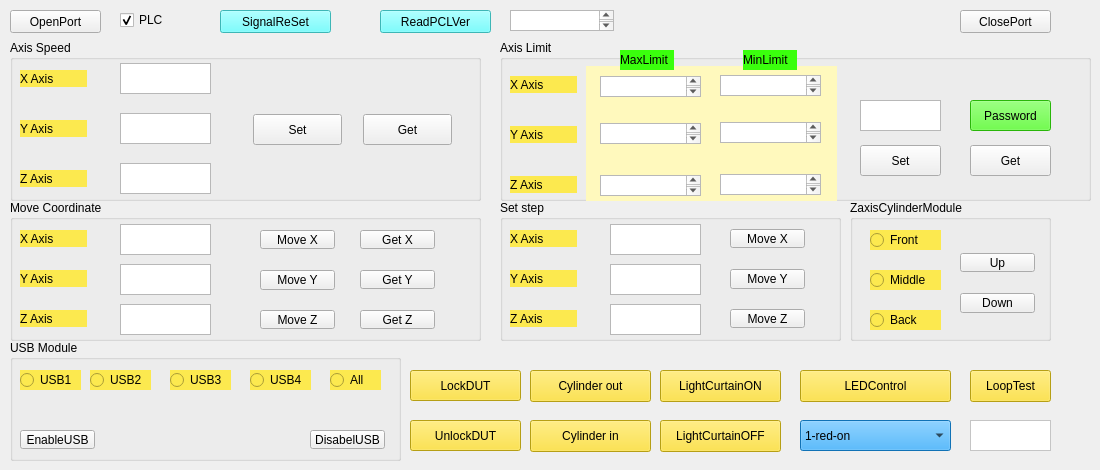
   <widget class="QWidget" name="tab">
    <attribute name="title">
     <string>PLC</string>
    </attribute>
    <widget class="QPushButton" name="pushButtonOpenPort">
     <property name="geometry">
      <rect>
       <x>10</x>
       <y>10</y>
       <width>91</width>
       <height>23</height>
      </rect>
     </property>
     <property name="text">
      <string>OpenPort</string>
     </property>
    </widget>
    <widget class="QPushButton" name="pushButtonClosePort">
     <property name="geometry">
      <rect>
       <x>960</x>
       <y>10</y>
       <width>91</width>
       <height>23</height>
      </rect>
     </property>
     <property name="text">
      <string>ClosePort</string>
     </property>
    </widget>
    <widget class="QCheckBox" name="checkBoxPLC">
     <property name="geometry">
      <rect>
       <x>120</x>
       <y>10</y>
       <width>51</width>
       <height>20</height>
      </rect>
     </property>
     <property name="text">
      <string>PLC</string>
     </property>
     <property name="checked">
      <bool>true</bool>
     </property>
    </widget>
    <widget class="QGroupBox" name="groupBoxAxisSpeed">
     <property name="geometry">
      <rect>
       <x>10</x>
       <y>40</y>
       <width>471</width>
       <height>161</height>
      </rect>
     </property>
     <property name="title">
      <string>Axis Speed</string>
     </property>
     <widget class="QLabel" name="label_5">
      <property name="geometry">
       <rect>
        <x>10</x>
        <y>130</y>
        <width>67</width>
        <height>17</height>
       </rect>
      </property>
      <property name="styleSheet">
       <string notr="true">background-color: rgb(252, 233, 79);</string>
      </property>
      <property name="text">
       <string>Z Axis</string>
      </property>
     </widget>
     <widget class="QPushButton" name="pushButtonSpeedSet">
      <property name="geometry">
       <rect>
        <x>243</x>
        <y>74</y>
        <width>89</width>
        <height>31</height>
       </rect>
      </property>
      <property name="text">
       <string>Set</string>
      </property>
     </widget>
     <widget class="QLabel" name="label_3">
      <property name="geometry">
       <rect>
        <x>10</x>
        <y>80</y>
        <width>67</width>
        <height>17</height>
       </rect>
      </property>
      <property name="styleSheet">
       <string notr="true">background-color: rgb(252, 233, 79);</string>
      </property>
      <property name="text">
       <string>Y Axis</string>
      </property>
     </widget>
     <widget class="QTextEdit" name="textEditXSpeedSet">
      <property name="geometry">
       <rect>
        <x>110</x>
        <y>23</y>
        <width>91</width>
        <height>31</height>
       </rect>
      </property>
     </widget>
     <widget class="QPushButton" name="pushButtonSpeedGet">
      <property name="geometry">
       <rect>
        <x>353</x>
        <y>74</y>
        <width>89</width>
        <height>31</height>
       </rect>
      </property>
      <property name="text">
       <string>Get</string>
      </property>
     </widget>
     <widget class="QLabel" name="label">
      <property name="geometry">
       <rect>
        <x>10</x>
        <y>30</y>
        <width>67</width>
        <height>17</height>
       </rect>
      </property>
      <property name="styleSheet">
       <string notr="true">background-color: rgb(252, 233, 79);</string>
      </property>
      <property name="text">
       <string>X Axis</string>
      </property>
     </widget>
     <widget class="QTextEdit" name="textEditZSpeedSet">
      <property name="geometry">
       <rect>
        <x>110</x>
        <y>123</y>
        <width>91</width>
        <height>31</height>
       </rect>
      </property>
     </widget>
     <widget class="QTextEdit" name="textEditYSpeedSet">
      <property name="geometry">
       <rect>
        <x>110</x>
        <y>73</y>
        <width>91</width>
        <height>31</height>
       </rect>
      </property>
     </widget>
    </widget>
    <widget class="QGroupBox" name="groupBoxAxisLimit">
     <property name="geometry">
      <rect>
       <x>500</x>
       <y>40</y>
       <width>591</width>
       <height>161</height>
      </rect>
     </property>
     <property name="title">
      <string>Axis Limit</string>
     </property>
     <widget class="QPushButton" name="pushButtonLimitGet">
      <property name="geometry">
       <rect>
        <x>470</x>
        <y>105</y>
        <width>81</width>
        <height>31</height>
       </rect>
      </property>
      <property name="text">
       <string>Get</string>
      </property>
     </widget>
     <widget class="QLabel" name="label_20">
      <property name="geometry">
       <rect>
        <x>86</x>
        <y>26</y>
        <width>251</width>
        <height>141</height>
       </rect>
      </property>
      <property name="styleSheet">
       <string notr="true">background-color: rgb(255, 249, 189);</string>
      </property>
      <property name="text">
       <string/>
      </property>
     </widget>
     <widget class="QPushButton" name="pushButtonLimitSet">
      <property name="geometry">
       <rect>
        <x>360</x>
        <y>105</y>
        <width>81</width>
        <height>31</height>
       </rect>
      </property>
      <property name="text">
       <string>Set</string>
      </property>
     </widget>
     <widget class="QLabel" name="label_2">
      <property name="geometry">
       <rect>
        <x>10</x>
        <y>36</y>
        <width>67</width>
        <height>17</height>
       </rect>
      </property>
      <property name="styleSheet">
       <string notr="true">background-color: rgb(252, 233, 79);</string>
      </property>
      <property name="text">
       <string>X Axis</string>
      </property>
     </widget>
     <widget class="QLabel" name="label_8">
      <property name="geometry">
       <rect>
        <x>10</x>
        <y>136</y>
        <width>67</width>
        <height>17</height>
       </rect>
      </property>
      <property name="styleSheet">
       <string notr="true">background-color: rgb(252, 233, 79);</string>
      </property>
      <property name="text">
       <string>Z Axis</string>
      </property>
     </widget>
     <widget class="QLabel" name="label_4">
      <property name="geometry">
       <rect>
        <x>10</x>
        <y>86</y>
        <width>67</width>
        <height>17</height>
       </rect>
      </property>
      <property name="styleSheet">
       <string notr="true">background-color: rgb(252, 233, 79);</string>
      </property>
      <property name="text">
       <string>Y Axis</string>
      </property>
     </widget>
     <widget class="QLabel" name="label_maxlimit">
      <property name="geometry">
       <rect>
        <x>120</x>
        <y>10</y>
        <width>54</width>
        <height>20</height>
       </rect>
      </property>
      <property name="styleSheet">
       <string notr="true">background-color: rgb(58, 255, 13);</string>
      </property>
      <property name="text">
       <string>MaxLimit</string>
      </property>
     </widget>
     <widget class="QLabel" name="label_minlimit">
      <property name="geometry">
       <rect>
        <x>243</x>
        <y>10</y>
        <width>54</width>
        <height>20</height>
       </rect>
      </property>
      <property name="styleSheet">
       <string notr="true">background-color: rgb(58, 255, 13);</string>
      </property>
      <property name="text">
       <string>MinLimit</string>
      </property>
     </widget>
     <widget class="QTextEdit" name="textEditPassword">
      <property name="geometry">
       <rect>
        <x>360</x>
        <y>60</y>
        <width>81</width>
        <height>31</height>
       </rect>
      </property>
     </widget>
     <widget class="QPushButton" name="pushButtonPassword">
      <property name="geometry">
       <rect>
        <x>470</x>
        <y>60</y>
        <width>81</width>
        <height>31</height>
       </rect>
      </property>
      <property name="styleSheet">
       <string notr="true">background-color: rgb(58, 255, 13);</string>
      </property>
      <property name="text">
       <string>Password</string>
      </property>
     </widget>
     <widget class="QTextEdit" name="textEditXMaxLimit">
      <property name="geometry">
       <rect>
        <x>100</x>
        <y>36</y>
        <width>101</width>
        <height>21</height>
       </rect>
      </property>
     </widget>
     <widget class="QTextEdit" name="textEditXMinLimit">
      <property name="geometry">
       <rect>
        <x>220</x>
        <y>35</y>
        <width>101</width>
        <height>21</height>
       </rect>
      </property>
     </widget>
     <widget class="QTextEdit" name="textEditYMinLimit">
      <property name="geometry">
       <rect>
        <x>220</x>
        <y>82</y>
        <width>101</width>
        <height>21</height>
       </rect>
      </property>
     </widget>
     <widget class="QTextEdit" name="textEditYMaxLimit">
      <property name="geometry">
       <rect>
        <x>100</x>
        <y>83</y>
        <width>101</width>
        <height>21</height>
       </rect>
      </property>
     </widget>
     <widget class="QTextEdit" name="textEditZMinLimit">
      <property name="geometry">
       <rect>
        <x>220</x>
        <y>134</y>
        <width>101</width>
        <height>21</height>
       </rect>
      </property>
     </widget>
     <widget class="QTextEdit" name="textEditZMaxLimit">
      <property name="geometry">
       <rect>
        <x>100</x>
        <y>135</y>
        <width>101</width>
        <height>21</height>
       </rect>
      </property>
     </widget>
     <zorder>label_20</zorder>
     <zorder>pushButtonLimitGet</zorder>
     <zorder>pushButtonLimitSet</zorder>
     <zorder>label_2</zorder>
     <zorder>label_8</zorder>
     <zorder>label_4</zorder>
     <zorder>label_maxlimit</zorder>
     <zorder>label_minlimit</zorder>
     <zorder>textEditPassword</zorder>
     <zorder>pushButtonPassword</zorder>
     <zorder>textEditXMaxLimit</zorder>
     <zorder>textEditXMinLimit</zorder>
     <zorder>textEditYMinLimit</zorder>
     <zorder>textEditYMaxLimit</zorder>
     <zorder>textEditZMinLimit</zorder>
     <zorder>textEditZMaxLimit</zorder>
    </widget>
    <widget class="QGroupBox" name="groupBoxMoveCoordiante">
     <property name="geometry">
      <rect>
       <x>10</x>
       <y>200</y>
       <width>471</width>
       <height>141</height>
      </rect>
     </property>
     <property name="title">
      <string>Move Coordinate</string>
     </property>
     <widget class="QTextEdit" name="textEditxMove">
      <property name="geometry">
       <rect>
        <x>110</x>
        <y>24</y>
        <width>91</width>
        <height>31</height>
       </rect>
      </property>
     </widget>
     <widget class="QTextEdit" name="textEdityMove">
      <property name="geometry">
       <rect>
        <x>110</x>
        <y>64</y>
        <width>91</width>
        <height>31</height>
       </rect>
      </property>
     </widget>
     <widget class="QTextEdit" name="textEditzMove">
      <property name="geometry">
       <rect>
        <x>110</x>
        <y>104</y>
        <width>91</width>
        <height>31</height>
       </rect>
      </property>
     </widget>
     <widget class="QPushButton" name="pushButtonMovex">
      <property name="geometry">
       <rect>
        <x>250</x>
        <y>30</y>
        <width>75</width>
        <height>19</height>
       </rect>
      </property>
      <property name="text">
       <string>Move X</string>
      </property>
     </widget>
     <widget class="QPushButton" name="pushButtonMovey">
      <property name="geometry">
       <rect>
        <x>250</x>
        <y>70</y>
        <width>75</width>
        <height>20</height>
       </rect>
      </property>
      <property name="text">
       <string>Move Y</string>
      </property>
     </widget>
     <widget class="QPushButton" name="pushButtonMovez">
      <property name="geometry">
       <rect>
        <x>250</x>
        <y>110</y>
        <width>75</width>
        <height>19</height>
       </rect>
      </property>
      <property name="text">
       <string>Move Z</string>
      </property>
     </widget>
     <widget class="QPushButton" name="pushButtonGetx">
      <property name="geometry">
       <rect>
        <x>350</x>
        <y>30</y>
        <width>75</width>
        <height>19</height>
       </rect>
      </property>
      <property name="text">
       <string>Get X</string>
      </property>
     </widget>
     <widget class="QPushButton" name="pushButtonGety">
      <property name="geometry">
       <rect>
        <x>350</x>
        <y>70</y>
        <width>75</width>
        <height>19</height>
       </rect>
      </property>
      <property name="text">
       <string>Get Y</string>
      </property>
     </widget>
     <widget class="QPushButton" name="pushButtonGetz">
      <property name="geometry">
       <rect>
        <x>350</x>
        <y>110</y>
        <width>75</width>
        <height>19</height>
       </rect>
      </property>
      <property name="text">
       <string>Get Z</string>
      </property>
     </widget>
     <widget class="QLabel" name="label_10">
      <property name="geometry">
       <rect>
        <x>10</x>
        <y>30</y>
        <width>67</width>
        <height>17</height>
       </rect>
      </property>
      <property name="styleSheet">
       <string notr="true">background-color: rgb(252, 233, 79);</string>
      </property>
      <property name="text">
       <string>X Axis</string>
      </property>
     </widget>
     <widget class="QLabel" name="label_11">
      <property name="geometry">
       <rect>
        <x>10</x>
        <y>110</y>
        <width>67</width>
        <height>17</height>
       </rect>
      </property>
      <property name="styleSheet">
       <string notr="true">background-color: rgb(252, 233, 79);</string>
      </property>
      <property name="text">
       <string>Z Axis</string>
      </property>
     </widget>
     <widget class="QLabel" name="label_14">
      <property name="geometry">
       <rect>
        <x>10</x>
        <y>70</y>
        <width>67</width>
        <height>17</height>
       </rect>
      </property>
      <property name="styleSheet">
       <string notr="true">background-color: rgb(252, 233, 79);</string>
      </property>
      <property name="text">
       <string>Y Axis</string>
      </property>
     </widget>
    </widget>
    <widget class="QGroupBox" name="groupBoxAxisStepMove">
     <property name="geometry">
      <rect>
       <x>500</x>
       <y>200</y>
       <width>341</width>
       <height>141</height>
      </rect>
     </property>
     <property name="title">
      <string>Set step</string>
     </property>
     <widget class="QLabel" name="label_12">
      <property name="geometry">
       <rect>
        <x>10</x>
        <y>30</y>
        <width>67</width>
        <height>17</height>
       </rect>
      </property>
      <property name="styleSheet">
       <string notr="true">background-color: rgb(252, 233, 79);</string>
      </property>
      <property name="text">
       <string>X Axis</string>
      </property>
     </widget>
     <widget class="QLabel" name="label_15">
      <property name="geometry">
       <rect>
        <x>10</x>
        <y>70</y>
        <width>67</width>
        <height>17</height>
       </rect>
      </property>
      <property name="styleSheet">
       <string notr="true">background-color: rgb(252, 233, 79);</string>
      </property>
      <property name="text">
       <string>Y Axis</string>
      </property>
     </widget>
     <widget class="QLabel" name="label_16">
      <property name="geometry">
       <rect>
        <x>10</x>
        <y>110</y>
        <width>67</width>
        <height>17</height>
       </rect>
      </property>
      <property name="styleSheet">
       <string notr="true">background-color: rgb(252, 233, 79);</string>
      </property>
      <property name="text">
       <string>Z Axis</string>
      </property>
     </widget>
     <widget class="QPushButton" name="pushButtonStepMoveZ">
      <property name="geometry">
       <rect>
        <x>230</x>
        <y>109</y>
        <width>75</width>
        <height>19</height>
       </rect>
      </property>
      <property name="text">
       <string>Move Z</string>
      </property>
     </widget>
     <widget class="QTextEdit" name="textEditStepMoveX">
      <property name="geometry">
       <rect>
        <x>110</x>
        <y>24</y>
        <width>91</width>
        <height>31</height>
       </rect>
      </property>
     </widget>
     <widget class="QTextEdit" name="textEditStepMoveZ">
      <property name="geometry">
       <rect>
        <x>110</x>
        <y>104</y>
        <width>91</width>
        <height>31</height>
       </rect>
      </property>
     </widget>
     <widget class="QPushButton" name="pushButtonStepMoveY">
      <property name="geometry">
       <rect>
        <x>230</x>
        <y>69</y>
        <width>75</width>
        <height>20</height>
       </rect>
      </property>
      <property name="text">
       <string>Move Y</string>
      </property>
     </widget>
     <widget class="QPushButton" name="pushButtonStepMoveX">
      <property name="geometry">
       <rect>
        <x>230</x>
        <y>29</y>
        <width>75</width>
        <height>19</height>
       </rect>
      </property>
      <property name="text">
       <string>Move X</string>
      </property>
     </widget>
     <widget class="QTextEdit" name="textEditStepMoveY">
      <property name="geometry">
       <rect>
        <x>110</x>
        <y>64</y>
        <width>91</width>
        <height>31</height>
       </rect>
      </property>
     </widget>
    </widget>
    <widget class="QPushButton" name="pushButtonSignalReSet">
     <property name="geometry">
      <rect>
       <x>220</x>
       <y>10</y>
       <width>111</width>
       <height>23</height>
      </rect>
     </property>
     <property name="styleSheet">
      <string notr="true">background-color: rgb(85, 255, 255);</string>
     </property>
     <property name="text">
      <string>SignalReSet</string>
     </property>
    </widget>
    <widget class="QGroupBox" name="groupBox">
     <property name="geometry">
      <rect>
       <x>10</x>
       <y>340</y>
       <width>391</width>
       <height>121</height>
      </rect>
     </property>
     <property name="title">
      <string>USB Module</string>
     </property>
     <widget class="QRadioButton" name="radioButtonUSB2">
      <property name="geometry">
       <rect>
        <x>80</x>
        <y>30</y>
        <width>61</width>
        <height>20</height>
       </rect>
      </property>
      <property name="styleSheet">
       <string notr="true">background-color: rgb(252, 233, 79);</string>
      </property>
      <property name="text">
       <string>USB2</string>
      </property>
     </widget>
     <widget class="QRadioButton" name="radioButtonUSB1">
      <property name="geometry">
       <rect>
        <x>10</x>
        <y>30</y>
        <width>61</width>
        <height>20</height>
       </rect>
      </property>
      <property name="styleSheet">
       <string notr="true">background-color: rgb(252, 233, 79);</string>
      </property>
      <property name="text">
       <string>USB1</string>
      </property>
     </widget>
     <widget class="QRadioButton" name="radioButtonUSBall">
      <property name="geometry">
       <rect>
        <x>320</x>
        <y>30</y>
        <width>51</width>
        <height>20</height>
       </rect>
      </property>
      <property name="styleSheet">
       <string notr="true">background-color: rgb(252, 233, 79);</string>
      </property>
      <property name="text">
       <string>All</string>
      </property>
     </widget>
     <widget class="QPushButton" name="pushButtonEnableUSB">
      <property name="geometry">
       <rect>
        <x>10</x>
        <y>90</y>
        <width>75</width>
        <height>19</height>
       </rect>
      </property>
      <property name="text">
       <string>EnableUSB</string>
      </property>
     </widget>
     <widget class="QPushButton" name="pushButtonDisableUSB">
      <property name="geometry">
       <rect>
        <x>300</x>
        <y>90</y>
        <width>75</width>
        <height>19</height>
       </rect>
      </property>
      <property name="text">
       <string>DisabelUSB</string>
      </property>
     </widget>
     <widget class="QRadioButton" name="radioButtonUSB4">
      <property name="geometry">
       <rect>
        <x>240</x>
        <y>30</y>
        <width>61</width>
        <height>20</height>
       </rect>
      </property>
      <property name="styleSheet">
       <string notr="true">background-color: rgb(252, 233, 79);</string>
      </property>
      <property name="text">
       <string>USB4</string>
      </property>
     </widget>
     <widget class="QRadioButton" name="radioButtonUSB3">
      <property name="geometry">
       <rect>
        <x>160</x>
        <y>30</y>
        <width>61</width>
        <height>20</height>
       </rect>
      </property>
      <property name="styleSheet">
       <string notr="true">background-color: rgb(252, 233, 79);</string>
      </property>
      <property name="text">
       <string>USB3</string>
      </property>
     </widget>
    </widget>
    <widget class="QPushButton" name="pushButtonGetPLCVer">
     <property name="geometry">
      <rect>
       <x>380</x>
       <y>10</y>
       <width>111</width>
       <height>23</height>
      </rect>
     </property>
     <property name="styleSheet">
      <string notr="true">background-color: rgb(85, 255, 255);</string>
     </property>
     <property name="text">
      <string>ReadPCLVer</string>
     </property>
    </widget>
    <widget class="QTextEdit" name="textEditPLCVer">
     <property name="geometry">
      <rect>
       <x>510</x>
       <y>10</y>
       <width>104</width>
       <height>21</height>
      </rect>
     </property>
    </widget>
    <widget class="QPushButton" name="pushButtonLockDUT">
     <property name="geometry">
      <rect>
       <x>410</x>
       <y>370</y>
       <width>111</width>
       <height>31</height>
      </rect>
     </property>
     <property name="styleSheet">
      <string notr="true">background-color: rgb(255, 222, 29);</string>
     </property>
     <property name="text">
      <string>LockDUT</string>
     </property>
    </widget>
    <widget class="QPushButton" name="pushButtonUnlockDUT">
     <property name="geometry">
      <rect>
       <x>410</x>
       <y>420</y>
       <width>111</width>
       <height>31</height>
      </rect>
     </property>
     <property name="styleSheet">
      <string notr="true">background-color: rgb(255, 222, 29);</string>
     </property>
     <property name="text">
      <string>UnlockDUT</string>
     </property>
    </widget>
    <widget class="QPushButton" name="ButtonCurtainOFF">
     <property name="geometry">
      <rect>
       <x>660</x>
       <y>420</y>
       <width>121</width>
       <height>32</height>
      </rect>
     </property>
     <property name="styleSheet">
      <string notr="true">background-color: rgb(255, 222, 29);</string>
     </property>
     <property name="text">
      <string>LightCurtainOFF</string>
     </property>
    </widget>
    <widget class="QPushButton" name="ButtonCurtainON">
     <property name="geometry">
      <rect>
       <x>660</x>
       <y>370</y>
       <width>121</width>
       <height>32</height>
      </rect>
     </property>
     <property name="styleSheet">
      <string notr="true">background-color: rgb(255, 222, 29);</string>
     </property>
     <property name="text">
      <string>LightCurtainON</string>
     </property>
    </widget>
    <widget class="QPushButton" name="ButtonCylinderIn">
     <property name="geometry">
      <rect>
       <x>530</x>
       <y>420</y>
       <width>121</width>
       <height>32</height>
      </rect>
     </property>
     <property name="styleSheet">
      <string notr="true">background-color: rgb(255, 222, 29);</string>
     </property>
     <property name="text">
      <string>Cylinder in</string>
     </property>
    </widget>
    <widget class="QPushButton" name="ButtonCylinderOut">
     <property name="geometry">
      <rect>
       <x>530</x>
       <y>370</y>
       <width>121</width>
       <height>32</height>
      </rect>
     </property>
     <property name="styleSheet">
      <string notr="true">background-color: rgb(255, 222, 29);</string>
     </property>
     <property name="text">
      <string>Cylinder out</string>
     </property>
    </widget>
    <widget class="QComboBox" name="comboBoxLED">
     <property name="geometry">
      <rect>
       <x>800</x>
       <y>420</y>
       <width>151</width>
       <height>31</height>
      </rect>
     </property>
     <property name="styleSheet">
      <string notr="true">background-color: rgb(22, 160, 255);</string>
     </property>
     <item>
      <property name="text">
       <string>1-red-on</string>
      </property>
     </item>
     <item>
      <property name="text">
       <string>1-red-off</string>
      </property>
     </item>
     <item>
      <property name="text">
       <string>1-yellow-on</string>
      </property>
     </item>
     <item>
      <property name="text">
       <string>1-yellow-off</string>
      </property>
     </item>
     <item>
      <property name="text">
       <string>1-green-on</string>
      </property>
     </item>
     <item>
      <property name="text">
       <string>1-green-off</string>
      </property>
     </item>
     <item>
      <property name="text">
       <string>2-red-on</string>
      </property>
     </item>
     <item>
      <property name="text">
       <string>2-red-off</string>
      </property>
     </item>
     <item>
      <property name="text">
       <string>2-green-on</string>
      </property>
     </item>
     <item>
      <property name="text">
       <string>2-green-off</string>
      </property>
     </item>
     <item>
      <property name="text">
       <string>2-yellow-on</string>
      </property>
     </item>
     <item>
      <property name="text">
       <string>2-yellow-off</string>
      </property>
     </item>
     <item>
      <property name="text">
       <string>3-red-on</string>
      </property>
     </item>
     <item>
      <property name="text">
       <string>3-red-off</string>
      </property>
     </item>
     <item>
      <property name="text">
       <string>3-green-on</string>
      </property>
     </item>
     <item>
      <property name="text">
       <string>3-green-off</string>
      </property>
     </item>
     <item>
      <property name="text">
       <string>3-yellow-on</string>
      </property>
     </item>
     <item>
      <property name="text">
       <string>3-yellow-off</string>
      </property>
     </item>
     <item>
      <property name="text">
       <string>4-red-on</string>
      </property>
     </item>
     <item>
      <property name="text">
       <string>4-red-off</string>
      </property>
     </item>
     <item>
      <property name="text">
       <string>4-green-on</string>
      </property>
     </item>
     <item>
      <property name="text">
       <string>4-green-off</string>
      </property>
     </item>
     <item>
      <property name="text">
       <string>4-yellow-on</string>
      </property>
     </item>
     <item>
      <property name="text">
       <string>4-yellow-off</string>
      </property>
     </item>
    </widget>
    <widget class="QPushButton" name="ButtonLEDControl">
     <property name="geometry">
      <rect>
       <x>800</x>
       <y>370</y>
       <width>151</width>
       <height>32</height>
      </rect>
     </property>
     <property name="styleSheet">
      <string notr="true">background-color: rgb(255, 222, 29);</string>
     </property>
     <property name="text">
      <string>LEDControl</string>
     </property>
    </widget>
    <widget class="QTextEdit" name="textEditBurninTimes">
     <property name="geometry">
      <rect>
       <x>970</x>
       <y>420</y>
       <width>81</width>
       <height>31</height>
      </rect>
     </property>
     <property name="styleSheet">
      <string notr="true">background-color: rgb(255, 255, 255);</string>
     </property>
    </widget>
    <widget class="QPushButton" name="ButtonBurninStart">
     <property name="geometry">
      <rect>
       <x>970</x>
       <y>370</y>
       <width>81</width>
       <height>32</height>
      </rect>
     </property>
     <property name="styleSheet">
      <string notr="true">background-color: rgb(255, 222, 29);</string>
     </property>
     <property name="text">
      <string>LoopTest</string>
     </property>
    </widget>
    <widget class="QGroupBox" name="groupBox_2">
     <property name="geometry">
      <rect>
       <x>850</x>
       <y>200</y>
       <width>201</width>
       <height>141</height>
      </rect>
     </property>
     <property name="title">
      <string>ZaxisCylinderModule</string>
     </property>
     <widget class="QRadioButton" name="radioButtonCylinderFront">
      <property name="geometry">
       <rect>
        <x>20</x>
        <y>30</y>
        <width>71</width>
        <height>20</height>
       </rect>
      </property>
      <property name="styleSheet">
       <string notr="true">background-color: rgb(252, 233, 79);</string>
      </property>
      <property name="text">
       <string>Front</string>
      </property>
     </widget>
     <widget class="QRadioButton" name="radioButtonCylinderBack">
      <property name="geometry">
       <rect>
        <x>20</x>
        <y>110</y>
        <width>71</width>
        <height>20</height>
       </rect>
      </property>
      <property name="styleSheet">
       <string notr="true">background-color: rgb(252, 233, 79);</string>
      </property>
      <property name="text">
       <string>Back</string>
      </property>
     </widget>
     <widget class="QRadioButton" name="radioButtonCylinderMiddle">
      <property name="geometry">
       <rect>
        <x>20</x>
        <y>70</y>
        <width>71</width>
        <height>20</height>
       </rect>
      </property>
      <property name="styleSheet">
       <string notr="true">background-color: rgb(252, 233, 79);</string>
      </property>
      <property name="text">
       <string>Middle</string>
      </property>
     </widget>
     <widget class="QGroupBox" name="groupBox_3">
      <property name="geometry">
       <rect>
        <x>840</x>
        <y>240</y>
        <width>201</width>
        <height>141</height>
       </rect>
      </property>
      <property name="title">
       <string>ZaxisCylinderModule</string>
      </property>
     </widget>
     <widget class="QPushButton" name="pushButtonCylinderUp">
      <property name="geometry">
       <rect>
        <x>110</x>
        <y>53</y>
        <width>75</width>
        <height>19</height>
       </rect>
      </property>
      <property name="text">
       <string>Up</string>
      </property>
     </widget>
     <widget class="QGroupBox" name="groupBox_4">
      <property name="geometry">
       <rect>
        <x>730</x>
        <y>234</y>
        <width>201</width>
        <height>141</height>
       </rect>
      </property>
      <property name="title">
       <string>ZaxisCylinderModule</string>
      </property>
      <widget class="QRadioButton" name="radioButtonUSB1_3">
       <property name="geometry">
        <rect>
         <x>20</x>
         <y>30</y>
         <width>71</width>
         <height>20</height>
        </rect>
       </property>
       <property name="styleSheet">
        <string notr="true">background-color: rgb(252, 233, 79);</string>
       </property>
       <property name="text">
        <string>Front</string>
       </property>
      </widget>
      <widget class="QRadioButton" name="radioButtonUSB3_3">
       <property name="geometry">
        <rect>
         <x>20</x>
         <y>110</y>
         <width>71</width>
         <height>20</height>
        </rect>
       </property>
       <property name="styleSheet">
        <string notr="true">background-color: rgb(252, 233, 79);</string>
       </property>
       <property name="text">
        <string>back</string>
       </property>
      </widget>
      <widget class="QRadioButton" name="radioButtonUSB2_3">
       <property name="geometry">
        <rect>
         <x>20</x>
         <y>70</y>
         <width>71</width>
         <height>20</height>
        </rect>
       </property>
       <property name="styleSheet">
        <string notr="true">background-color: rgb(252, 233, 79);</string>
       </property>
       <property name="text">
        <string>middle</string>
       </property>
      </widget>
      <widget class="QGroupBox" name="groupBox_5">
       <property name="geometry">
        <rect>
         <x>840</x>
         <y>240</y>
         <width>201</width>
         <height>141</height>
        </rect>
       </property>
       <property name="title">
        <string>ZaxisCylinderModule</string>
       </property>
      </widget>
     </widget>
     <widget class="QPushButton" name="pushButtonCylinderDown">
      <property name="geometry">
       <rect>
        <x>110</x>
        <y>93</y>
        <width>75</width>
        <height>20</height>
       </rect>
      </property>
      <property name="text">
       <string>Down</string>
      </property>
     </widget>
    </widget>
   </widget>
